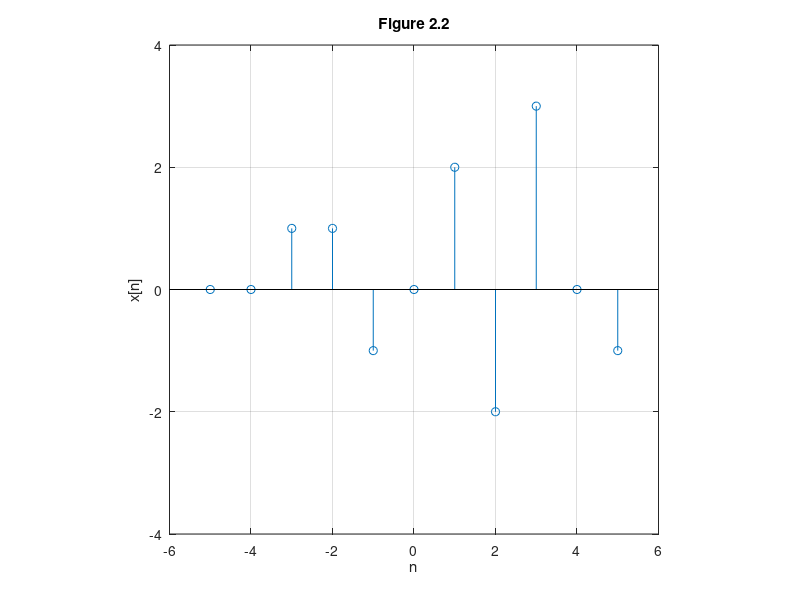

Source code (MATLAB):
% Example 2.2
% Generation of discrete time signals 

n = -5:5;
x = [0 0 1 1 -1 0 2 -2 3 0 -1];
stem(n,x);
axis([-6 6 -4 4]);
grid on;
axis("square");
xlabel("n");
ylabel("x[n]");
title("Figure 2.2");

